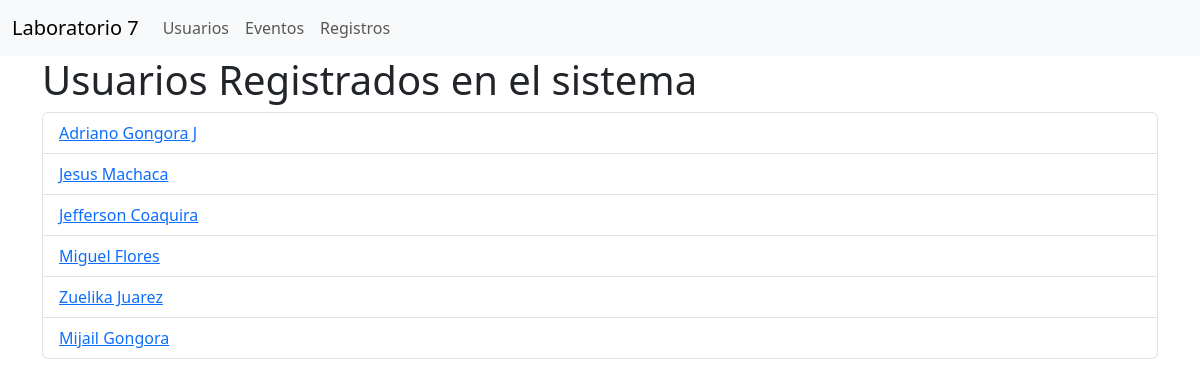
The page /gestor/usuarios/ on the database as committed earlier.
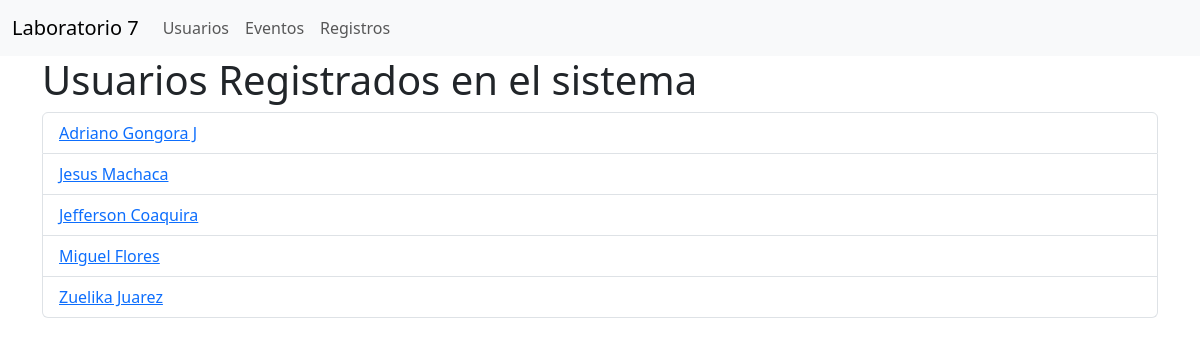
The same page on the database as committed later.
### gestion_eventos/models.py (models this page shows)
class Usuario(models.Model):
    nombre = models.CharField(max_length=100)
    correo = models.EmailField(unique=True)
    def __str__(self) -> str:
        return self.nombre

### gestion_eventos/views.py (the view)
# urls.py: path('usuarios/', views.usuarios,name='usuarios'),
def usuarios(request):
    usuarios = Usuario.objects.all()
    return render(request, 'usuario/total_usuario.html',{'usuarios': usuarios})

### gestion_eventos/templates/usuario/total_usuario.html (shortened to what this page needs)
{% extends 'base.html' %}
{% load static %}
{% block content %}
<div class="container">
    <h1>Usuarios Registrados en el sistema</h1>
    <ul class="list-group">
        {% for u in usuarios %}
        <li class="list-group-item"><a href="{% url 'actualizar_usuario' u.id %}">{{u}}</a></li>
        {% endfor %}
    </ul>
</div>
{% endblock %}

### templates/base.html (shortened to what this page needs)
{% load static %}
<!DOCTYPE html>
<html lang="en">
    <head>
        {% load bootstrap5 %}
        {% bootstrap_css %}
    </head>
    <body>
        <nav class="navbar navbar-expand-lg bg-body-tertiary">
            <div class="container-fluid">
              <a class="navbar-brand" href="{% url 'incio' %}">Laboratorio 7</a>
              <div class="collapse navbar-collapse" id="navbarNav">
                <ul class="navbar-nav">
                    <li class="nav-item">
                        <a class="nav-link" href="{% url 'usuarios' %}">Usuarios</a>
                    </li>
                    <li class="nav-item">
                        <a class="nav-link" href="{% url 'eventos' %}">Eventos</a>
                    </li>
                    <li class="nav-item">
                        <a class="nav-link" href="{% url 'registros' %}">Registros</a>
                    </li>
                </ul>
              </div>
            </div>
          </nav>
        {% block content %}
        {% endblock %}
    </body>
</html>

Rows that differ between the two databases and show on the page:
removed Usuario: nombre "Mijail Gongora"
